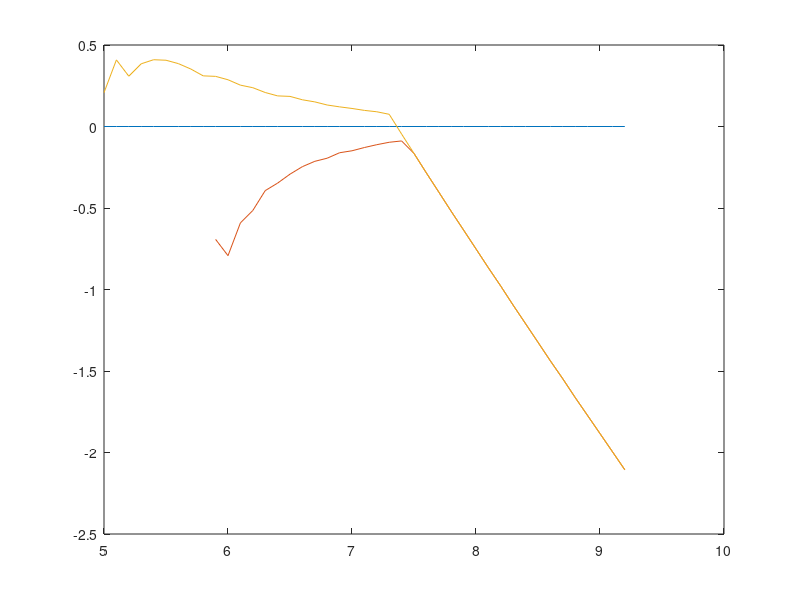

MATLAB code for this plot:
clear;


iM=0;
Mvect=5:0.1:9.2;

for M=Mvect,
iM=iM+1;
    lambda=(6.2e-6)*10.^(M);
lambdavect(iM)=lambda;

k_vect=[0:3*lambda];
for k=k_vect
    if isfinite(prod(1:k))
        p(k+1)=(lambda.^k.*exp(-lambda))./(prod(1:k));
    else
        p(k+1)=(lambda.^k.*exp(-lambda))./(realmax/1e10);
    end
end
%plot(k_vect,p,lambda,0.1,'r*')

CDF=cumsum(p(isfinite(p)));
I2=find((CDF<=0.99),1,'last');
I1=find((CDF>=0.01),1,'first');
DeltaN(iM,:)=[k_vect(I1)/lambda, k_vect(I2)/lambda];
end


plot(Mvect,log10(lambdavect./lambdavect));
hold on
plot(Mvect,log10(DeltaN));
hold off
%sigma=sqrt(lambda);
%I_CI=(abs(k_vect-lambda)<=sigma);
%sum(p(I_CI))


%log10(k_vect(I)/lambda)
